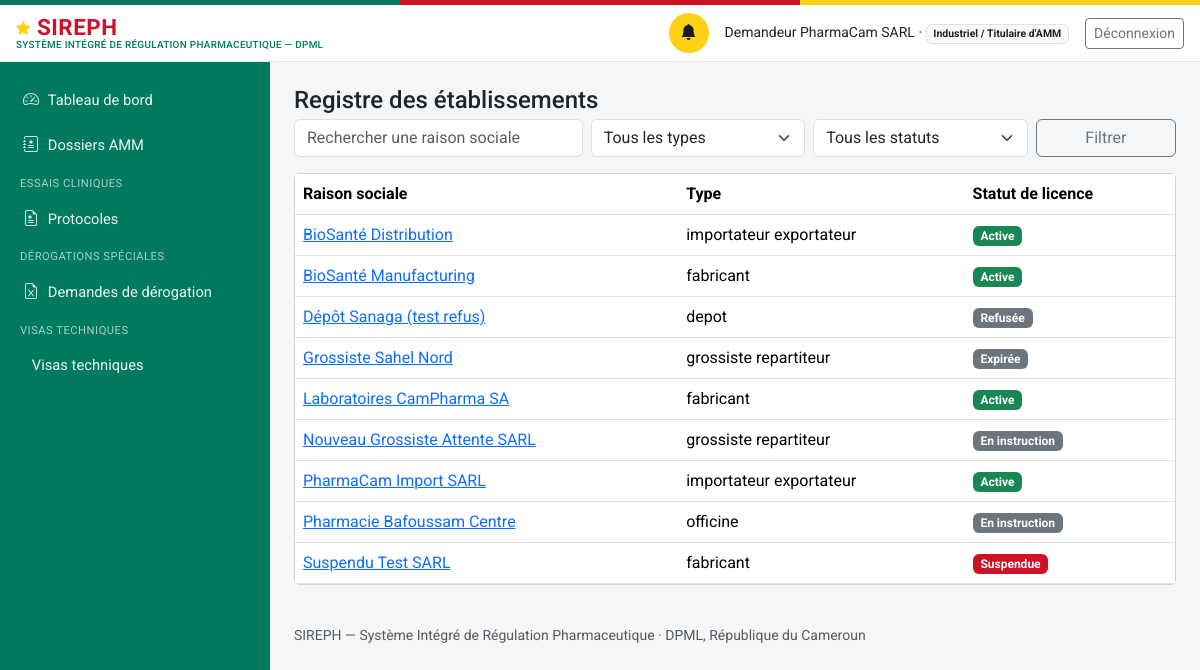
/etablissements (signed in), run on the app's committed database.
### models.py (models this page shows, shortened)
class Personne(db.Model):
    id = db.Column(db.Integer, primary_key=True)
    nom_complet = db.Column(db.String(200), nullable=False)
    email = db.Column(db.String(150), unique=True, nullable=False)  # identifiant de connexion
    password_hash = db.Column(db.String(255), nullable=False)
    role_systeme = db.Column(db.String(50), nullable=False)
    etablissement_rattachement_id = db.Column(db.Integer, db.ForeignKey("etablissement.id"), nullable=True)
    contact = db.Column(db.String(200))
    statut_compte = db.Column(db.String(20), nullable=False, default="actif")
    date_creation = db.Column(db.DateTime, default=datetime.utcnow)
    etablissement = db.relationship("Etablissement", foreign_keys=[etablissement_rattachement_id])
    @property
    def role_label(self):
        from permissions import ROLES
        return ROLES.get(self.role_systeme, self.role_systeme)

class Etablissement(db.Model):
    id = db.Column(db.Integer, primary_key=True)
    raison_sociale = db.Column(db.String(255), nullable=False)
    type = db.Column(db.String(40), nullable=False)
    adresse = db.Column(db.String(500))
    latitude = db.Column(db.Float, nullable=True)   # géolocalisation — exploité par le futur module RI
    longitude = db.Column(db.Float, nullable=True)
    statut_licence = db.Column(db.String(20), nullable=False, default="en_instruction")
    date_expiration_licence = db.Column(db.Date, nullable=True)
    pharmacien_responsable_id = db.Column(db.Integer, db.ForeignKey("personne.id"), nullable=True)
    categorie_activite = db.Column(db.String(30), nullable=True)
    pharmacien_responsable = db.relationship("Personne", foreign_keys=[pharmacien_responsable_id])

### routes_ri.py (the view)
@ri_bp.route("/etablissements")
def etablissements_registre():
    q = Etablissement.query
    texte = request.args.get("q", "").strip()
    type_etab = request.args.get("type", "")
    statut = request.args.get("statut", "")
    vue_publique = current_user() is None
    if vue_publique:
        q = q.filter_by(statut_licence="active")
        statut = "active"
    if texte:
        q = q.filter(Etablissement.raison_sociale.ilike(f"%{texte}%"))
    if type_etab:
        q = q.filter_by(type=type_etab)
    if statut and not vue_publique:
        q = q.filter_by(statut_licence=statut)
    etablissements = q.order_by(Etablissement.raison_sociale).all()
    return render_template("inspection/etablissements_registre.html", etablissements=etablissements,
                            q=texte, type_etab=type_etab, statut=statut, vue_publique=vue_publique)

### auth.py (called while the page is built)
def current_user():
    uid = session.get("user_id")
    if not uid:
        return None
    return db.session.get(Personne, uid)

### templates/inspection/etablissements_registre.html (shortened to what this page needs)
{% extends "base.html" %}
{% block content %}
<h4 class="mb-1">Registre des établissements</h4>
<form method="get" class="row g-2 mb-3" role="search">
  <div class="col-md-4">
    <input type="text" class="form-control" id="q" name="q" value="{{ q }}" placeholder="Rechercher une raison sociale">
  </div>
  <div class="col-md-3">
    <select class="form-select" id="type" name="type">
      <option value="">Tous les types</option>
    </select>
  </div>
  {% if not vue_publique %}
  <div class="col-md-3">
    <select class="form-select" id="statut" name="statut">
      <option value="">Tous les statuts</option>
    </select>
  </div>
  {% endif %}
  <div class="col-md-2"><button class="btn btn-outline-secondary w-100">Filtrer</button></div>
</form>
<div class="card">
  <div class="table-responsive">
    <table class="table table-hover align-middle mb-0">
      <thead><tr><th>Raison sociale</th><th>Type</th><th>Statut de licence</th></tr></thead>
      <tbody>
        {% for e in etablissements %}
        <tr>
          <td>{% if vue_publique %}{{ e.raison_sociale }}{% else %}<a href="{{ url_for('ri.etablissement_fiche', id=e.id) }}">{{ e.raison_sociale }}</a>{% endif %}</td>
          <td>{{ e.type.replace('_',' ') }}</td>
          <td><span class="badge {{ 'bg-success' if e.statut_licence == 'active' else ('bg-danger' if e.statut_licence in ('suspendue','revoquee') else 'bg-secondary') }}">{{ STATUTS_LICENCE.get(e.statut_licence, e.statut_licence) }}</span></td>
        </tr>
        {% else %}
        <tr><td colspan="3" class="text-center text-muted py-4">Aucun résultat ne correspond à ces critères.</td></tr>
        {% endfor %}
      </tbody>
    </table>
  </div>
</div>
{% endblock %}

### templates/base.html (shortened to what this page needs)
<!doctype html>
<html lang="fr">
<head>
<link href="https://cdn.jsdelivr.net/npm/bootstrap@5.3.3/dist/css/bootstrap.min.css" rel="stylesheet">
<link href="https://cdn.jsdelivr.net/npm/bootstrap-icons@1.11.3/font/bootstrap-icons.css" rel="stylesheet">
<link href="{{ url_for('static', filename='css/style.css') }}" rel="stylesheet">
</head>
<body>
<div class="sireph-flagbar" aria-hidden="true"><span></span><span></span><span></span></div>
<header class="sireph-topbar">
  <div class="container-fluid px-3 py-2 d-flex align-items-center justify-content-between">
    <div class="d-flex align-items-center gap-2">
      <a class="sireph-brand" href="{{ current_user and url_for('dashboard') or url_for('login') }}">
        <i class="bi bi-star-fill"></i> SIREPH
        <small>Système Intégré de Régulation Pharmaceutique — DPML</small>
      </a>
    </div>
    {% if current_user %}
    <div class="d-flex align-items-center gap-3">
      <a href="{{ url_for('notifications_liste') }}" class="sireph-icon-btn" title="Notifications" aria-label="Notifications">
        <i class="bi bi-bell-fill"></i>
      </a>
      <span class="small d-none d-md-inline">{{ current_user.nom_complet }} ·
        <span class="badge bg-light text-dark border">{{ current_user.role_label }}</span></span>
      <a href="{{ url_for('logout') }}" class="btn btn-sm btn-outline-secondary">Déconnexion</a>
    </div>
    {% endif %}
  </div>
</header>
<div class="sireph-layout">
  {% if current_user %}
  <nav id="sireph-sidebar" class="offcanvas-lg offcanvas-start sireph-sidebar" tabindex="-1"
       aria-label="Navigation principale">
    <div class="offcanvas-body d-flex flex-column p-0">
      <ul class="nav nav-pills flex-column">
        <li class="nav-item">
          <a class="nav-link {{ 'active' if request.path == '/' }}" href="{{ url_for('dashboard') }}">
            <i class="bi bi-speedometer2"></i> Tableau de bord</a>
        </li>
        {% if current_user.role_systeme != "demandeur_externe" or demandeur_a_amm %}
        <li class="nav-item">
          <a class="nav-link {{ 'active' if '/dossiers' in request.path }}" href="{{ url_for('dossiers_registre') }}">
            <i class="bi bi-journal-medical"></i> Dossiers AMM</a>
        </li>
        {% endif %}
        {% if current_user.role_systeme in ("administrateur_dpml", "agent_dros", "directeur_dpml") or (current_user.role_systeme == "demandeur_externe" and demandeur_a_ct) %}
        <div class="sireph-sidebar-section">Essais cliniques</div>
        <li class="nav-item">
          <a class="nav-link {{ 'active' if request.path == url_for('ct.registre') }}" href="{{ url_for('ct.registre') }}">
            <i class="bi bi-file-earmark-medical"></i> Protocoles</a>
        </li>
        {% endif %}
        {% if current_user.role_systeme in ("administrateur_dpml", "directeur_dpml") or (current_user.role_systeme == "demandeur_externe" and demandeur_a_derogations) %}
        <div class="sireph-sidebar-section">Dérogations spéciales</div>
        <li class="nav-item">
          <a class="nav-link {{ 'active' if request.path == url_for('derogation.registre') }}" href="{{ url_for('derogation.registre') }}">
            <i class="bi bi-file-earmark-excel"></i> Demandes de dérogation</a>
        </li>
        {% endif %}
        {% if current_user.role_systeme in ("administrateur_dpml", "directeur_dpml") or (current_user.role_systeme == "demandeur_externe" and demandeur_a_visas) %}
        <div class="sireph-sidebar-section">Visas techniques</div>
        <li class="nav-item">
          <a class="nav-link {{ 'active' if request.path == url_for('visas.registre') }}" href="{{ url_for('visas.registre') }}">
             Visas techniques</a>
        </li>
        {% endif %}
      </ul>
    </div>
  </nav>
  {% endif %}
  <main id="contenu-principal" class="sireph-content">
    {% block content %}{% endblock %}
    <footer class="text-muted small py-4 mt-3">
      SIREPH — Système Intégré de Régulation Pharmaceutique · DPML, République du Cameroun
    </footer>
  </main>
</div>
</body>
</html>

### static/css/style.css (style rules this page uses)
:root { --cm-green: #007a5e; --cm-green-dark: #00553f; --cm-red: #ce1126; --cm-yellow: #fcd116; }
body { background-color: #f4f6f8; font-family: "Roboto", -apple-system, BlinkMacSystemFont, "Segoe UI", Arial, sans-serif; }
.sireph-flagbar { height: 5px; display: flex; }
.sireph-flagbar span { flex: 1 1 0; }
.sireph-flagbar span:nth-child(1) { background-color: var(--cm-green); }
.sireph-flagbar span:nth-child(2) { background-color: var(--cm-red); }
.sireph-flagbar span:nth-child(3) { background-color: var(--cm-yellow); }
.sireph-topbar { background-color: #ffffff; border-bottom: 1px solid #e2e6ea; }
.sireph-brand { font-weight: 700; font-size: 1.4rem; color: var(--cm-red); letter-spacing: 0.5px; text-decoration: none; line-height: 1.1; }
.sireph-brand .bi-star-fill { color: var(--cm-yellow); font-size: 0.9rem; vertical-align: 2px; }
.sireph-brand small { display: block; font-size: 0.62rem; font-weight: 500; color: var(--cm-green); letter-spacing: 0.3px; text-transform: uppercase; }
.sireph-icon-btn { width: 40px; height: 40px; border-radius: 50%; display: inline-flex; align-items: center; justify-content: center; color: #1c1c1c; background-color: var(--cm-yellow); border: none; text-decoration: none; }
.sireph-layout { display: flex; align-items: stretch; min-height: calc(100vh - 63px); }
.sireph-sidebar { background-color: var(--cm-green) !important; width: 270px; flex-shrink: 0; padding: 1rem 0; }
.sireph-sidebar .nav-link { color: rgba(255, 255, 255, 0.92); padding: 0.65rem 1.25rem; border-left: 3px solid transparent; border-radius: 0; font-size: 0.92rem; display: flex; align-items: center; gap: 0.55rem; }
.sireph-sidebar .nav-link i { font-size: 1rem; opacity: 0.9; }
.sireph-sidebar .sireph-sidebar-section { color: rgba(255, 255, 255, 0.65); font-size: 0.7rem; text-transform: uppercase; letter-spacing: 0.5px; padding: 0.5rem 1.25rem 0.25rem; }
.sireph-content { flex: 1 1 auto; min-width: 0; padding: 1.5rem; }
.badge.bg-danger { background-color: var(--cm-red) !important; }

### data on the page
Personne: nom_complet "Demandeur PharmaCam SARL", role_label "Industriel / Titulaire d'AMM"
Etablissement: raison_sociale "BioSanté Distribution", type.replace "importateur exportateur", get "Active"
Etablissement: raison_sociale "BioSanté Manufacturing", type.replace "fabricant", get "Active"
Etablissement: raison_sociale "Dépôt Sanaga (test refus)", type.replace "depot", get "Refusée"
Etablissement: raison_sociale "Grossiste Sahel Nord", type.replace "grossiste repartiteur", get "Expirée"
Etablissement: raison_sociale "Laboratoires CamPharma SA", type.replace "fabricant", get "Active"
Etablissement: raison_sociale "Nouveau Grossiste Attente SARL", type.replace "grossiste repartiteur", get "En instruction"
Etablissement: raison_sociale "PharmaCam Import SARL", type.replace "importateur exportateur", get "Active"
Etablissement: raison_sociale "Pharmacie Bafoussam Centre", type.replace "officine", get "En instruction"
Etablissement: raison_sociale "Suspendu Test SARL", type.replace "fabricant", get "Suspendue"
